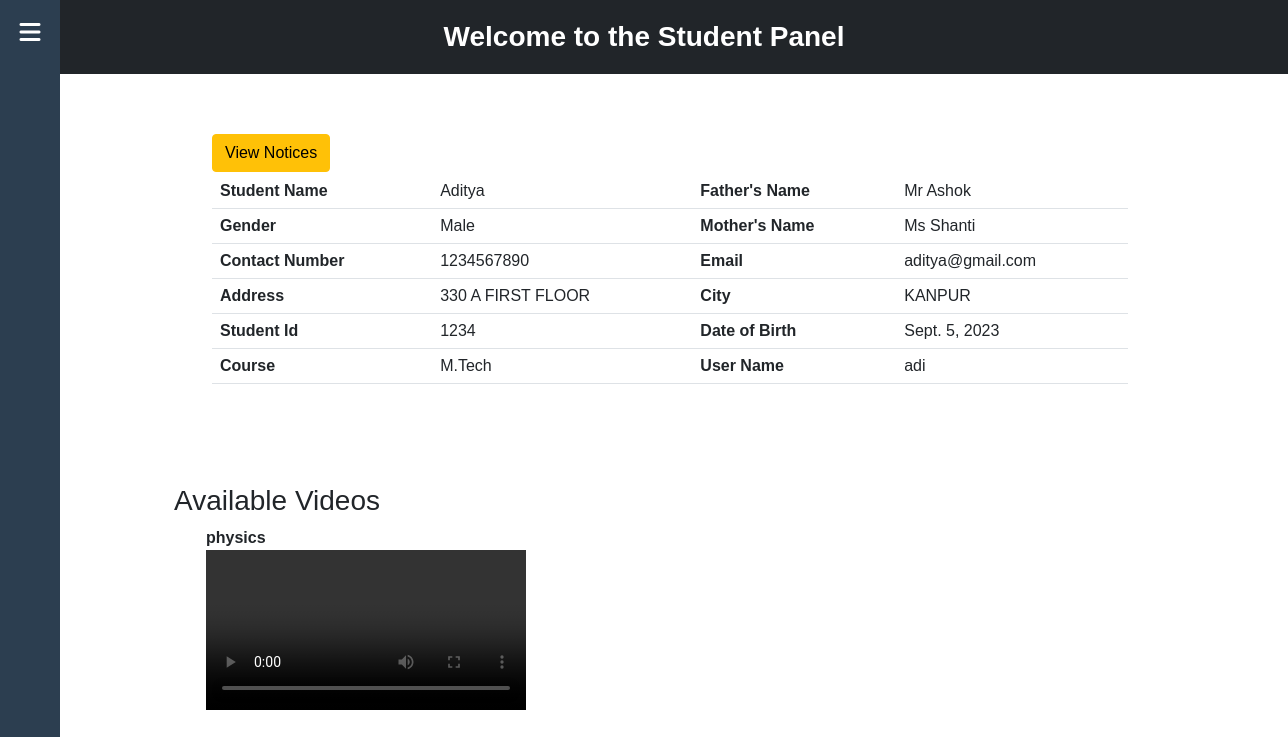
Page /student/dashboard/ (signed in) on the committed database.
### mainapp/models.py (models this page shows, shortened)
class Student(models.Model):
    full_name = models.CharField(max_length=100)
    father_name = models.CharField(max_length=100)
    mother_name = models.CharField(max_length=100)
    gender = models.CharField(max_length=50, default="Male")
    address = models.CharField(max_length=100)
    city = models.CharField(max_length=50)
    email = models.EmailField()
    contact_num = models.IntegerField(default=1234567)
    date_of_birth = models.DateField()
    course = models.CharField(max_length=50)
    stu_id = models.CharField(max_length=50)
    user_name = models.CharField(max_length=50)
    password = models.CharField(max_length=100)

class Video(models.Model):
    title = models.CharField(max_length=255)
    description = models.TextField(blank=True)
    video_file = models.FileField(upload_to='videos/')
    uploaded_by = models.CharField(max_length=255)  # Can store teacher's username or use ForeignKey to Teacher
    uploaded_at = models.DateTimeField(auto_now_add=True)

### mainapp/views.py (the view)
# urls.py: path('student/dashboard/', views.studentDashboard, name="student_dashboard"),
def studentDashboard(request):
    if 'student_user' in request.session:
        student_in_session = Student.objects.get(user_name=request.session['student_user'])
        videos = Video.objects.all()
        data = {
            "student": student_in_session,
            "videos": videos
        }
        return render(request, 'student/student_dashboard.html', data)
    else:
        return redirect('student_login')

### mainapp/templates/student/student_dashboard.html (shortened to what this page needs)
{% extends 'student/student_base.html' %}
{% block body %}
<div class="bg-dark text-white text-center py-3 fs-3 fw-bold">
    Welcome to the Student Panel
</div>
<link rel="stylesheet" href="https://cdnjs.cloudflare.com/ajax/libs/font-awesome/6.5.0/css/all.min.css" />
<link href="https://cdn.jsdelivr.net/npm/bootstrap@5.0.2/dist/css/bootstrap.min.css" rel="stylesheet">
  <script src="https://cdn.tailwindcss.com"></script>
    <div class="container" style="margin: 100px;">
        <div class="contanier" style="margin: 100px;">
</head>
<body>
   <div class="sidebar" id="sidebar">
    <i class="fas fa-bars toggle-btn" onclick="toggleSidebar()"></i>
  </div>
</head>
<body>
        <a href="{% url 'view_notices' %}" class="btn btn-warning" style="float:inline-start; margin-top: -40px;">View Notices</a>
        <table class="table">
            <tr>
                <th>Student Name</th>
                <td>{{student.full_name}}</td>
                <th>Father's Name</th>
                <td>{{student.father_name}}</td>
            </tr>
            <tr>
                <th>Gender</th>
                <td>{{student.gender}}</td>
                <th>Mother's Name</th>
                <td>{{student.mother_name}}</td>
            </tr>
            <tr>
                <th>Contact Number</th>
                <td>{{student.contact_num}}</td>
                <th>Email</th>
                <td>{{student.email}}</td>
            </tr>
            <tr>
                <th>Address</th>
                <td>{{student.address}}</td>
                <th>City</th>
                <td>{{student.city}}</td>
            </tr>
            <tr>
                <th>Student Id</th>
                <td>{{student.stu_id}}</td>
                <th>Date of Birth</th>
                <td>{{student.date_of_birth}}</td>
            </tr>
            <tr>
                <th>Course</th>
                <td>{{student.course}}</td>
                <th>User Name</th>
                <td>{{student.user_name}}</td>
            </tr>
        </table>
    </div>
    <div class="container-fluid " style="margin-left: 50px;">
    <h3>Available Videos</h3>
<ul>
  {% for video in videos %}
    <li class="mx-auto">
      <strong>{{ video.title }}</strong><br>
      <video width="320" height="240" controls>
        <source src="{{ video.video_file.url }}" type="video/mp4">
      </video>
    </li>
  {% endfor %}
</ul>
</div>
{% endblock %}

### mainapp/templates/student/student_dashboard.html (style rules this page uses)
body { margin: 0; font-family: Arial, sans-serif; }
.sidebar { height: 100vh; width: 60px; background-color: #2c3e50; position: fixed; top: 0; left: 0; overflow-x: hidden; transition: width 0.3s ease; display: flex; flex-direction: column; align-items: center; padding-top: 20px; }
.toggle-btn { font-size: 24px; color: white; cursor: pointer; margin-bottom: 40px; }

### rows in the picture
Student: full_name "Aditya", father_name "Mr Ashok", gender "Male", mother_name "Ms Shanti", contact_num "1234567890", email "aditya@gmail.com", address "330 A FIRST FLOOR", city "KANPUR", stu_id "1234", date_of_birth "Sept. 5, 2023", course "M.Tech", user_name "adi"
Video: title "physics"
